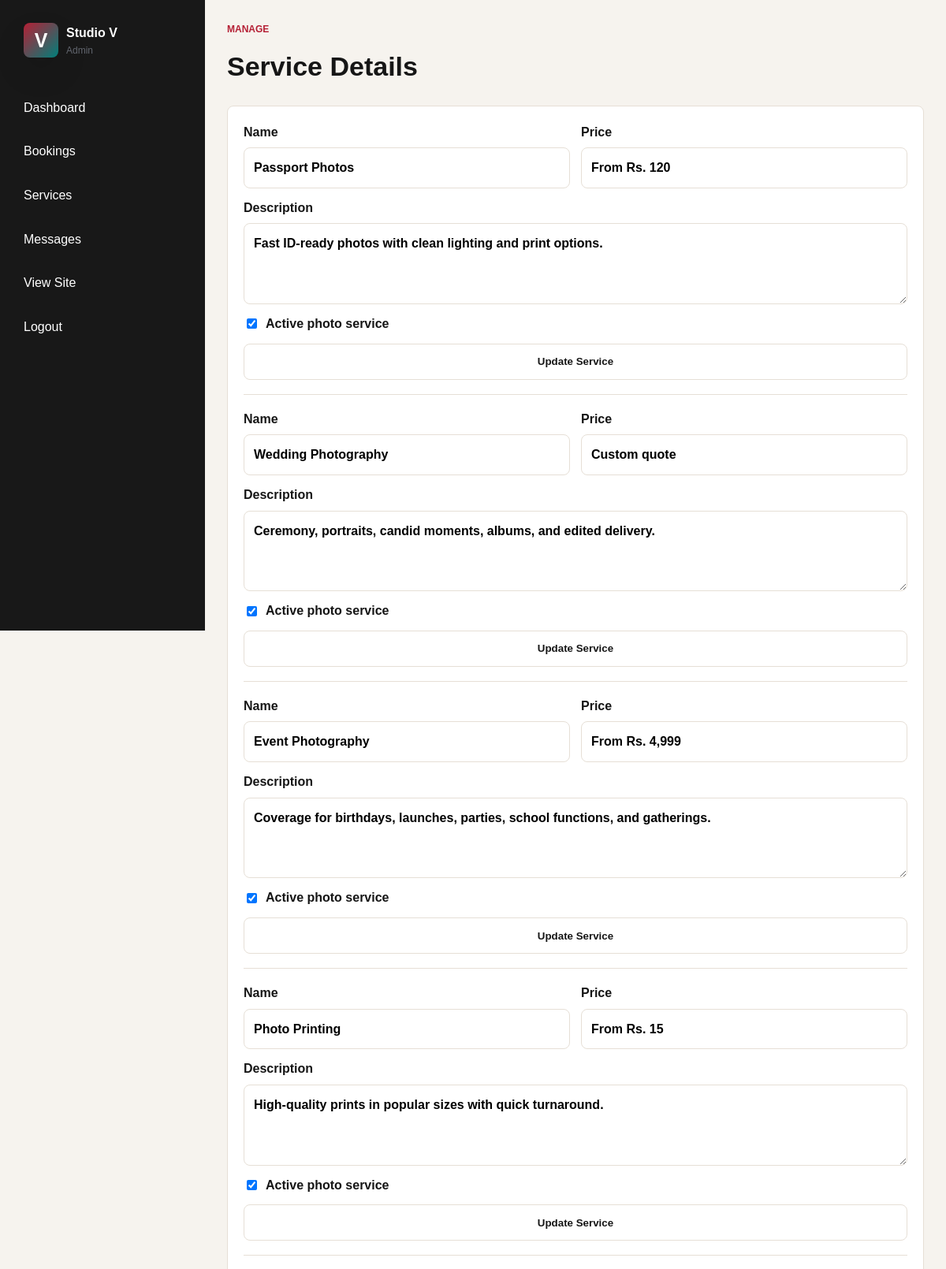
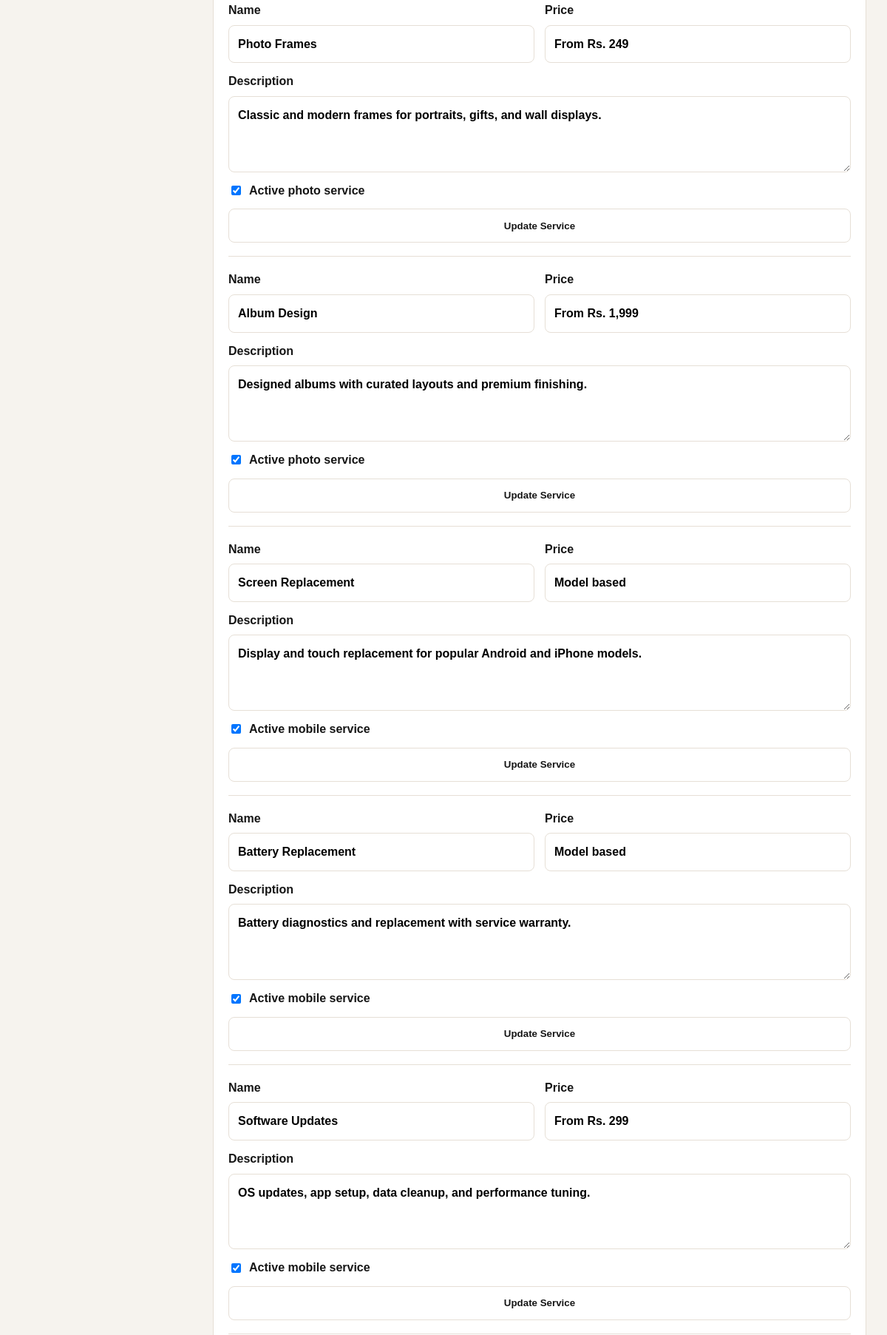
Screenshot of /admin/services.php (signed in, upper part) with the database file from the repository (2 pictures, top to bottom).
### tables this page shows
CREATE TABLE IF NOT EXISTS services (
    id INT UNSIGNED AUTO_INCREMENT PRIMARY KEY,
    category ENUM('photo', 'mobile') NOT NULL,
    name VARCHAR(160) NOT NULL,
    description TEXT NOT NULL,
    price VARCHAR(80) DEFAULT NULL,
    sort_order INT UNSIGNED NOT NULL DEFAULT 0,
    is_active TINYINT(1) NOT NULL DEFAULT 1,
    updated_at TIMESTAMP DEFAULT CURRENT_TIMESTAMP ON UPDATE CURRENT_TIMESTAMP
);

### includes/db.php (called while the page is built, shortened)
<?php
function db(): PDO
{
    static $pdo = null;
    if ($pdo instanceof PDO) {
        return $pdo;
    }
    $dsn = 'mysql:host=' . DB_HOST . ';dbname=' . DB_NAME . ';charset=utf8mb4';
    $pdo = new PDO($dsn, DB_USER, DB_PASS, [
        PDO::ATTR_ERRMODE => PDO::ERRMODE_EXCEPTION,
        PDO::ATTR_DEFAULT_FETCH_MODE => PDO::FETCH_ASSOC,
        PDO::ATTR_EMULATE_PREPARES => false,
    ]);
    return $pdo;
}
function db_available(): bool
{
    try {
        return true;
    } catch (Throwable $exception) {
        return false;
    }
}

### includes/functions.php (called while the page is built, shortened)
<?php
require_once __DIR__ . '/db.php';
function e(?string $value): string
{
    return htmlspecialchars((string) $value, ENT_QUOTES, 'UTF-8');
}

### admin/services.php (the view, shortened to what this page needs)
<?php
require_once __DIR__ . '/../includes/functions.php';
require_once __DIR__ . '/_header.php';
$items = db_available() ? db()->query('SELECT * FROM services ORDER BY category, sort_order, name')->fetchAll() : [];
?>
<div class="admin-top"><div><p class="eyebrow">Manage</p><h1>Service Details</h1></div></div>
<section class="admin-panel service-editor">
    <?php foreach ($items as $service): ?>
        <form method="post">
            <div class="form-row">
                <label>Name <input name="name" value="<?= e($service['name']) ?>" required></label>
                <label>Price <input name="price" value="<?= e($service['price']) ?>"></label>
            </div>
            <label>Description <textarea name="description" rows="3"><?= e($service['description']) ?></textarea></label>
            <label class="check-row"><input type="checkbox" name="is_active" <?= $service['is_active'] ? 'checked' : '' ?>> Active <?= e($service['category']) ?> service</label>
            <button class="button secondary" type="submit">Update Service</button>
        </form>
    <?php endforeach; ?>
</section>
<?php require_once __DIR__ . '/_footer.php'; ?>

### admin/_header.php (shortened to what this page needs)
<?php
require_once __DIR__ . '/../includes/functions.php';
?>
<!doctype html>
<html lang="en">
<head>
    <link rel="stylesheet" href="<?= BASE_URL ?>/assets/css/styles.css">
</head>
<body class="admin-body">
<aside class="admin-sidebar">
    <a class="brand admin-brand" href="<?= BASE_URL ?>/admin/dashboard.php">
        <span class="brand-mark">V</span>
        <span><strong>Studio V</strong><small>Admin</small></span>
    </a>
    <nav>
        <a href="<?= BASE_URL ?>/admin/dashboard.php">Dashboard</a>
        <a href="<?= BASE_URL ?>/admin/bookings.php">Bookings</a>
        <a href="<?= BASE_URL ?>/admin/services.php">Services</a>
        <a href="<?= BASE_URL ?>/admin/messages.php">Messages</a>
        <a href="<?= BASE_URL ?>/index.php">View Site</a>
        <a href="<?= BASE_URL ?>/admin/logout.php">Logout</a>
    </nav>
</aside>
<main class="admin-main">

### admin/_footer.php
</main>
</body>
</html>

### assets/css/styles.css (style rules this page uses)
:root { --ink: #161616; --muted: #62666f; --paper: #fffaf3; --surface: #ffffff; --line: #e6dfd6; --brand: #b52035; --brand-dark: #701927; --teal: #007f7a; --amber: #d6941c; --shadow: 0 18px 40px rgba(22, 22, 22, 0.1); --radius: 8px; }
* { box-sizing: border-box; }
body { margin: 0; font-family: Arial, Helvetica, sans-serif; color: var(--ink); background: var(--paper); line-height: 1.6; }
a { color: inherit; }
.brand { display: inline-flex; align-items: center; gap: 10px; text-decoration: none; }
.brand-mark { display: grid; place-items: center; width: 44px; height: 44px; border-radius: var(--radius); color: #fff; background: linear-gradient(135deg, var(--brand), var(--teal)); font-weight: 800; font-size: 25px; box-shadow: var(--shadow); }
.brand strong, .brand small { display: block; }
.brand small { color: var(--muted); font-size: 12px; }
.eyebrow { margin: 0 0 10px; color: var(--brand); font-weight: 800; text-transform: uppercase; font-size: 12px; letter-spacing: 0; }
.button { display: inline-flex; align-items: center; justify-content: center; min-height: 46px; padding: 12px 18px; border-radius: var(--radius); border: 1px solid transparent; text-decoration: none; font-weight: 800; cursor: pointer; }
.button.secondary { color: var(--ink); background: #fff; border-color: var(--line); }
.form-row { display: grid; grid-template-columns: repeat(2, minmax(0, 1fr)); gap: 14px; }
label { display: grid; gap: 7px; font-weight: 800; }
input, select, textarea { width: 100%; border: 1px solid var(--line); border-radius: var(--radius); padding: 12px; font: inherit; background: #fff; }
textarea { resize: vertical; }
.admin-body { display: grid; grid-template-columns: 260px minmax(0, 1fr); min-height: 100vh; background: #f6f3ee; }
.admin-sidebar { position: sticky; top: 0; height: 100vh; padding: 18px; background: #181818; color: #fff; }
.admin-sidebar nav { display: grid; gap: 8px; margin-top: 28px; }
.admin-sidebar a { padding: 11px 12px; border-radius: var(--radius); color: #fff; text-decoration: none; }
.admin-main { padding: 28px; overflow-x: auto; }
.admin-top { display: flex; justify-content: space-between; align-items: center; gap: 16px; margin-bottom: 22px; }
.admin-top h1 { margin: 0; font-size: 34px; }
.stats-grid article, .admin-panel { padding: 20px; border-radius: var(--radius); border: 1px solid var(--line); background: #fff; }
.service-editor { display: grid; gap: 18px; }
.service-editor form { display: grid; gap: 12px; padding-bottom: 18px; border-bottom: 1px solid var(--line); }
.check-row { display: flex; align-items: center; gap: 8px; }
.check-row input { width: auto; }

### rows the page displays
services: name "Passport Photos", price "From Rs. 120", description "Fast ID-ready photos with clean lighting and print options.", is_active "☑", category "photo"
services: name "Wedding Photography", price "Custom quote", description "Ceremony, portraits, candid moments, albums, and edited delivery.", is_active "☑", category "photo"
services: name "Event Photography", price "From Rs. 4,999", description "Coverage for birthdays, launches, parties, school functions, and gatherings.", is_active "☑", category "photo"
services: name "Photo Printing", price "From Rs. 15", description "High-quality prints in popular sizes with quick turnaround.", is_active "☑", category "photo"
services: name "Photo Frames", price "From Rs. 249", description "Classic and modern frames for portraits, gifts, and wall displays.", is_active "☑", category "photo"
services: name "Album Design", price "From Rs. 1,999", description "Designed albums with curated layouts and premium finishing.", is_active "☑", category "photo"
services: name "Screen Replacement", price "Model based", description "Display and touch replacement for popular Android and iPhone models.", is_active "☑", category "mobile"
services: name "Battery Replacement", price "Model based", description "Battery diagnostics and replacement with service warranty.", is_active "☑", category "mobile"
services: name "Software Updates", price "From Rs. 299", description "OS updates, app setup, data cleanup, and performance tuning.", is_active "☑", category "mobile"
